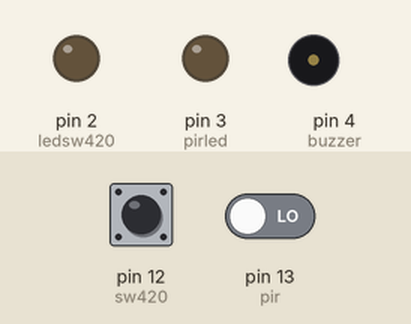
This sketch was run on a simulated Arduino Uno, built with avr-gcc and run on an emulated ATmega328P. Parts: output pins drawn as LEDs (lit = HIGH), buzzer (waves = sounding, pin HIGH). Inputs (shaded band) come from the test bench; at power-on: pin 12 (sw420) LOW, pin 13 (pir) LOW.

Above: at 1.2 s.
1.3 s: pin 12 (sw420) pulled HIGH for 0.15 s
At 1.45 s:
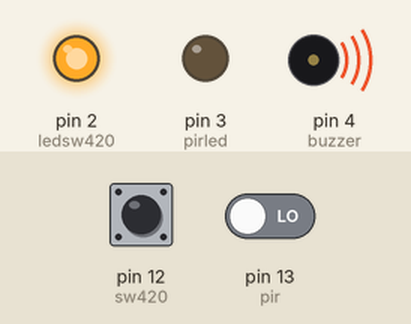
3.0 s: pin 13 (pir) driven HIGH
At 3.4 s:
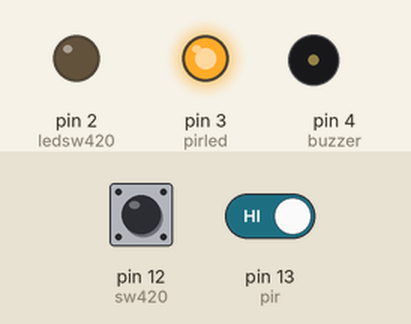
4.5 s: pin 12 (sw420) pulled HIGH for 1 s
At 5.2 s:
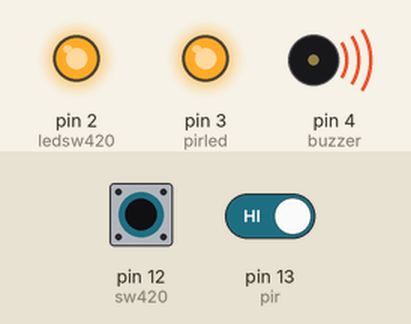
7.0 s: pin 12 (sw420) pulled HIGH for 3.2 s
At 10.8 s:
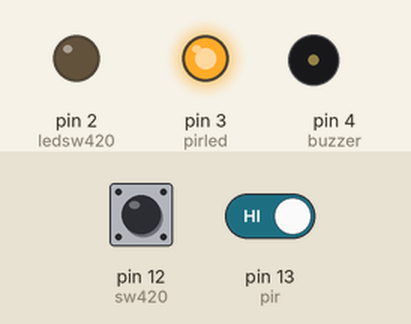
11.7 s: pin 13 (pir) driven LOW
At 12.7 s:
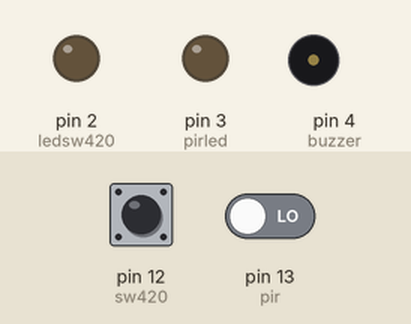
Timing chart, 0 to 14.3 s (numbered marks = the images above; inputs shaded):
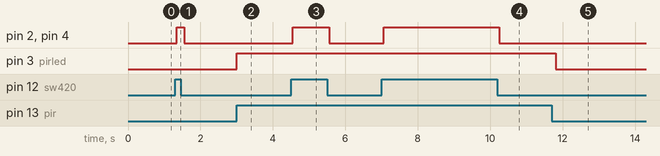

Measured:
- after the input at 1.3 s, pin 2 (ledsw420), pin 4 (buzzer): LOW → HIGH after 0.05 s, → LOW 0.20 s later
- after the input at 3.0 s, pin 3 (pirled): LOW → HIGH at once
- after the input at 4.5 s, pin 2 (ledsw420), pin 4 (buzzer): LOW → HIGH after 0.05 s, → LOW 1.0 s later
- after the input at 7.0 s, pin 2 (ledsw420), pin 4 (buzzer): LOW → HIGH after 0.05 s, → LOW 3.2 s later
- after the input at 11.7 s, pin 3 (pirled): HIGH → LOW after 0.11 s

The sketch:

sw420_pir.ino
```cpp
int ledsw420 = 2;
int pirled = 3;
int buzzer = 4;
int sw420 = 12;
int pir = 13;
void setup() {
  // put your setup code here, to run once:
  Serial.begin(9600);
pinMode(ledsw420, OUTPUT);
pinMode(pirled, OUTPUT);
pinMode(buzzer, OUTPUT);
}

void loop() {
  // put your main code here, to run repeatedly:
  getsw420(50);
  getpirled(50);

}
void getsw420(int timeinterval)
{
  int mearunt = 0;
  unsigned long t=millis();
  while(millis()<(t+timeinterval))
    {
      if (digitalRead(sw420)==HIGH)
      {
        mearunt++;
      }
    }
    if(mearunt>1000)
    {
      digitalWrite(ledsw420,HIGH);
      digitalWrite(buzzer,HIGH);
      }
      else
      {
        digitalWrite(ledsw420,LOW);
        digitalWrite(buzzer,LOW);
        }
}
void getpirled(int timeinterval)
{
  int mearunt = 0;
  unsigned long t=millis();
  while(millis()<(t+timeinterval))
    {
      if (digitalRead(pir)==HIGH)
      {
        mearunt++;
      }
    }
    if(mearunt>200)
    {
      digitalWrite(pirled,HIGH);
      }
      else
      {
        digitalWrite(pirled,LOW);
        }
}
```
